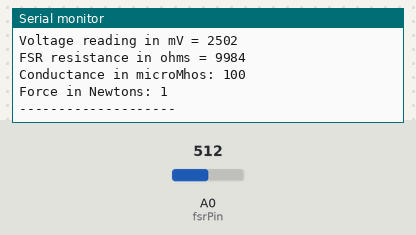
Recording of a sketch running on a simulated Arduino Uno, built with avr-gcc and run on an emulated ATmega328P. Parts: the last lines printed to the serial monitor. Inputs (shaded band) come from the test bench; at power-on: A0 (fsrPin) = 512.

Above: at 1.8 s.
1.9 s: A0 (fsrPin) set to 0
At 3.0 s:
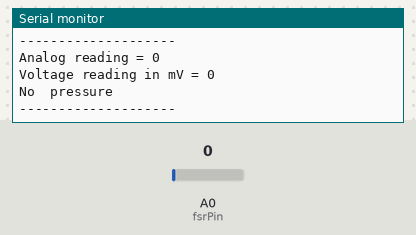
4.7 s: A0 (fsrPin) set to 122
At 6.2 s:
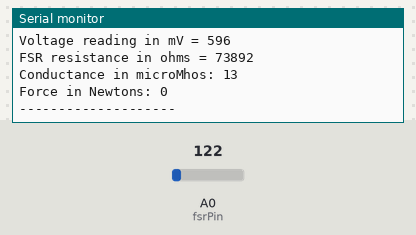
Timing chart, 0 to 7.7 s (numbered marks = the images above; inputs shaded):
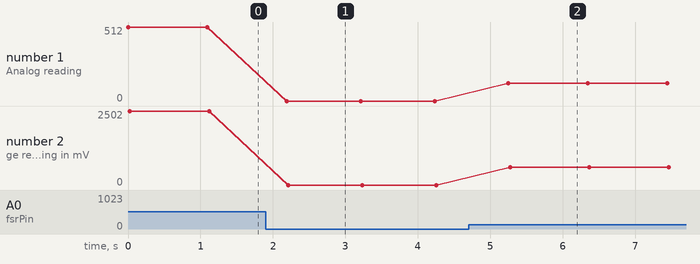

Measured:
- after the input at 1.9 s, the serial monitor: prints a new line after 0.29 s (image 1)
- after the input at 4.7 s, the serial monitor: prints a new line after 0.55 s (image 2)
- plotted number 1: 512 → 0 after the input at 1.9 s, 0 → 122 after the input at 4.7 s
- plotted number 2: 2502 → 0 after the input at 1.9 s, 0 → 596 after the input at 4.7 s

The sketch:

Arduino_Pressure_Sensor_Code.ino
```cpp
int fsrPin = 0;  //
int fsrReading;   //
int fsrVoltage; //
unsigned long fsrResistance; //
unsigned long fsrConductance;
long fsrForce;  //

void setup(void) {
Serial.begin(9600);  //
}

void loop(void){
fsrReading = analogRead(fsrPin);
Serial.print("Analog reading = ");
Serial.println(fsrReading);

fsrVoltage = map(fsrReading, 0, 1023, 0, 5000);
Serial.print("Voltage reading in mV = ");
Serial.println(fsrVoltage);


if (fsrVoltage == 0) {
Serial.println("No  pressure");
}
else {
fsrResistance = 5000 - fsrVoltage;  //
fsrResistance *= 10000; //
fsrResistance /= fsrVoltage;
Serial.print("FSR resistance in ohms = ");
Serial.println(fsrResistance);

fsrConductance = 1000000; //
fsrConductance /= fsrResistance;
Serial.print("Conductance in microMhos: ");
Serial.println(fsrConductance);

if (fsrConductance <= 1000)
{ fsrForce = fsrConductance / 80;
Serial.print("Force in Newtons: ");
Serial.println(fsrForce);
}
else {
fsrForce = fsrConductance - 1000;
fsrForce /= 30;
Serial.print("Force in Newtons: ");
Serial.println(fsrForce);
}
}
Serial.println("--------------------");
delay(1000);
}
```
